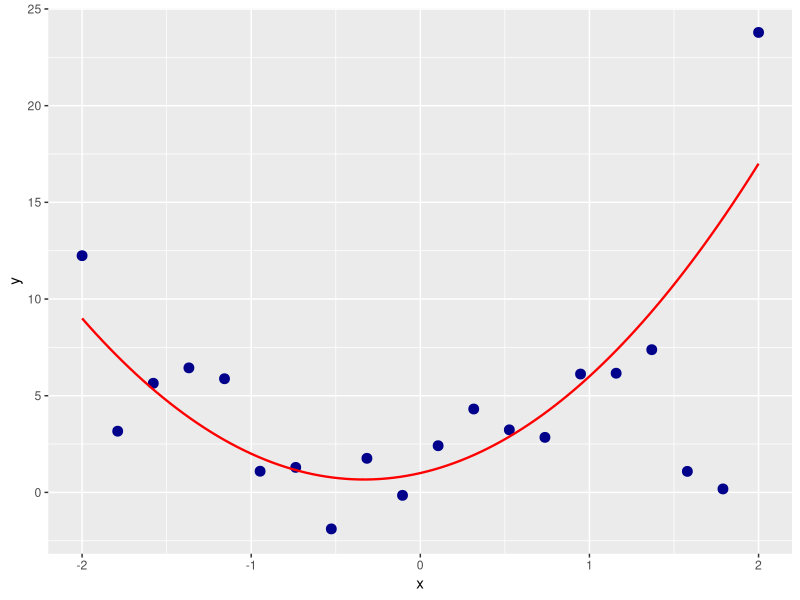

The R source for this figure:
# Creating artificial data

library(tibble)
library(ggplot2)

set.seed(42)
#mu <- 0
#sigma <- 0.1

# This is our predefined function
f <- function(x) 3*x^2 + 2*x + 1

# Adding noise to a point along a defined function is a way to create artificial dataset to test model fitting
noise <- function(x, scale) {rnorm(n = length(x), mean = 0, sd = scale)}
add_noise <- function(x, mult, add) {x * (1 + noise(x, mult)) + noise(x, add)}

x <- seq(-2, 2, length.out = 20)
y <- add_noise(f(x), 0.3, 1.5)

tibble(x=x, y=y) %>%
  ggplot(aes(x,y)) +
  geom_point(colour = "dark blue", size = 3) +
  geom_function(fun = f, colour = "red", size = 0.8)


# Another linear predefined function
f <- function(x) - 1.2*x + 1

# store data to df
df <-tibble(x=x,y=y)
head(df)

# fit linear model
mod <- lm(formula = y ~ x, data=df)
summary(mod)

# add 2nd order term
df$x2 = df$x^2

mod2 <- lm(formula = y ~ x + x2, data=df)
summary(mod2)